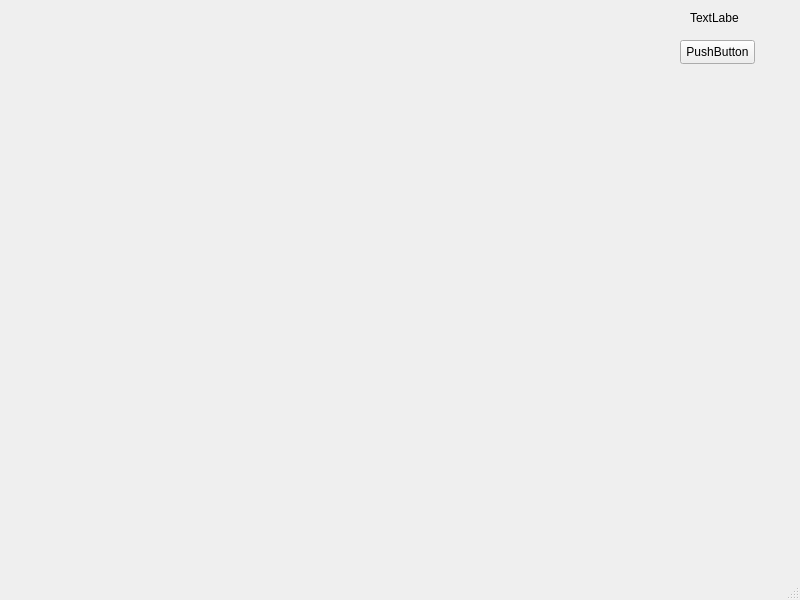
<?xml version="1.0" encoding="UTF-8"?>
<ui version="4.0">
 <class>MainWindow</class>
 <widget class="QMainWindow" name="MainWindow">
  <property name="geometry">
   <rect>
    <x>0</x>
    <y>0</y>
    <width>800</width>
    <height>600</height>
   </rect>
  </property>
  <property name="windowTitle">
   <string>MainWindow</string>
  </property>
  <widget class="QWidget" name="centralwidget">
   <widget class="QPushButton" name="pushButton">
    <property name="geometry">
     <rect>
      <x>680</x>
      <y>40</y>
      <width>75</width>
      <height>24</height>
     </rect>
    </property>
    <property name="text">
     <string>PushButton</string>
    </property>
   </widget>
   <widget class="QLabel" name="lblCount">
    <property name="geometry">
     <rect>
      <x>690</x>
      <y>10</y>
      <width>49</width>
      <height>16</height>
     </rect>
    </property>
    <property name="text">
     <string>TextLabel</string>
    </property>
   </widget>
  </widget>
  <widget class="QMenuBar" name="menubar">
   <property name="geometry">
    <rect>
     <x>0</x>
     <y>0</y>
     <width>800</width>
     <height>22</height>
    </rect>
   </property>
  </widget>
  <widget class="QStatusBar" name="statusbar"/>
 </widget>
 <resources/>
 <connections/>
</ui>
